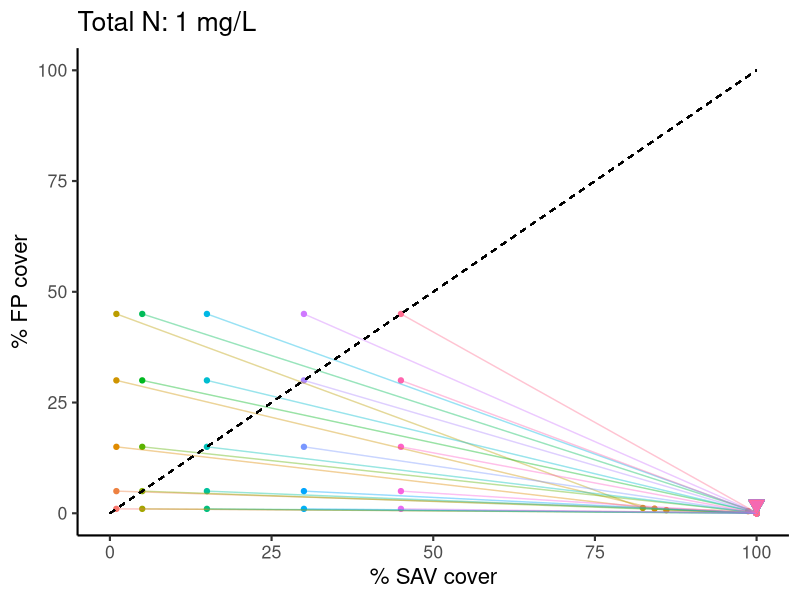
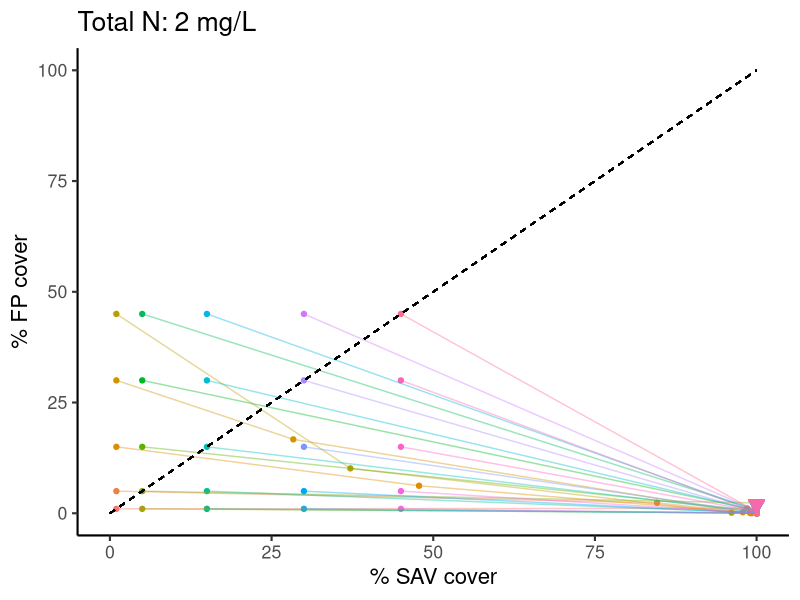
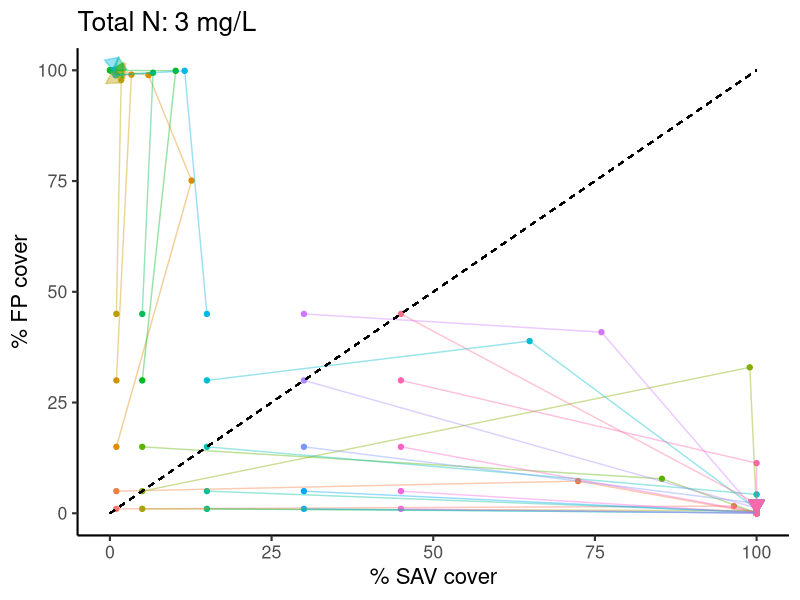
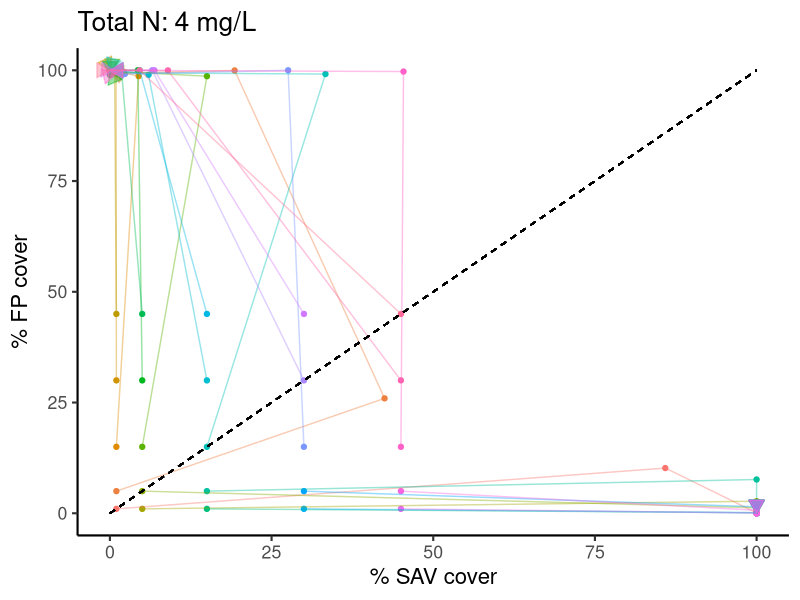
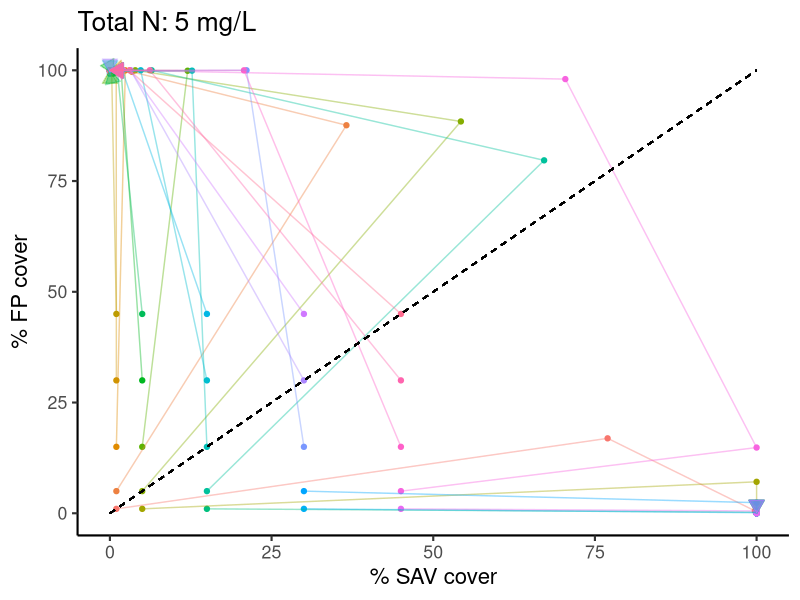
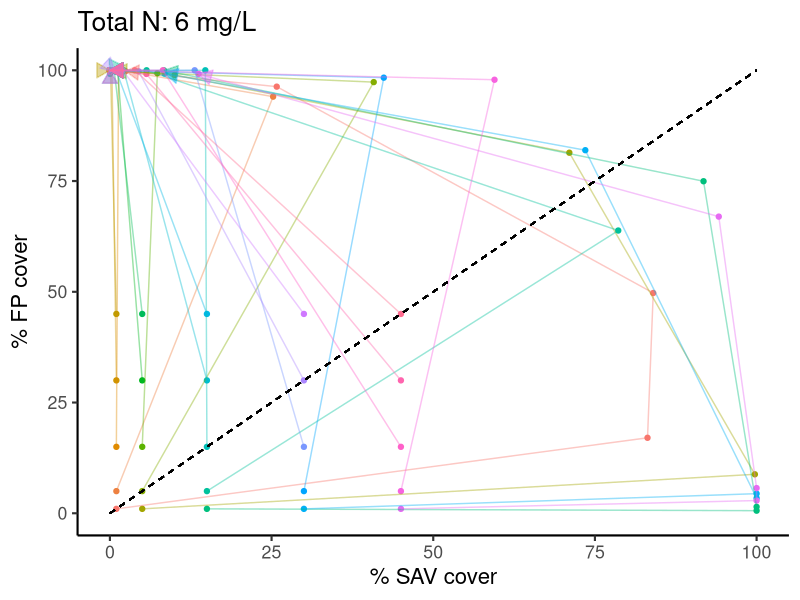
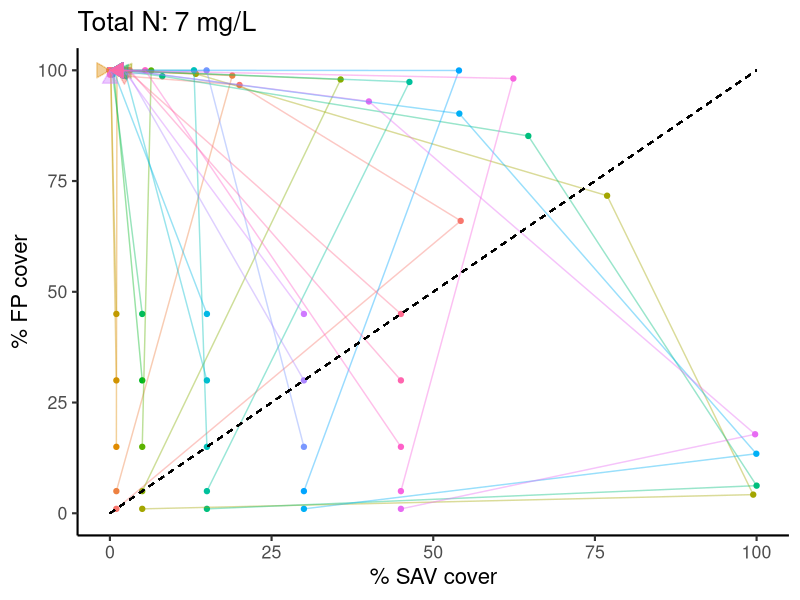
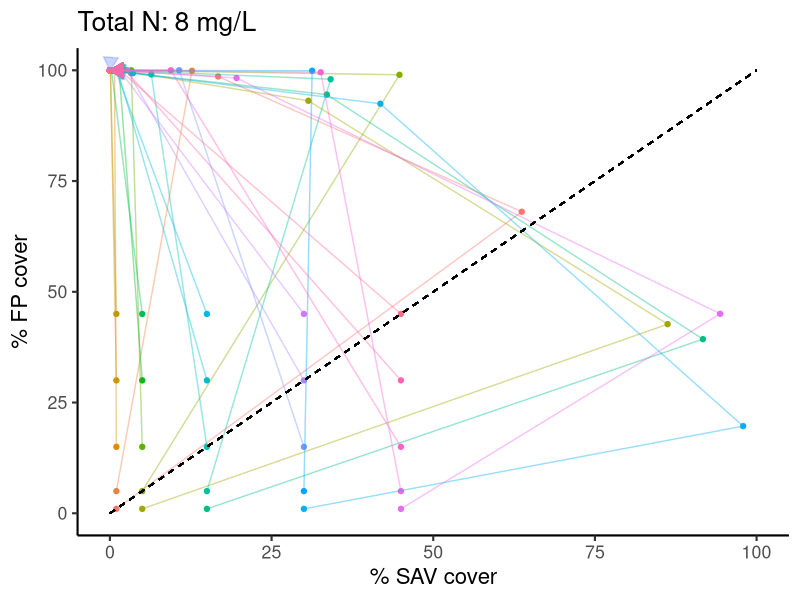

Source code (R) for these figures, in order:
#########################################################
# Plot trajectory of FP and SAV growth                  # 
#                                                       #
# By: Michael J. McCann                                 #
# Created: 7/24/2014                                    #
######################################################### 

library(ggplot2)
library(gridExtra)

# this assumes that if you split your simulation into multiple batches,
# that you've already combined them into one .csv file
# see "combine_output_files.R" for combining 

data <- read.csv("output_testing_nutrient_uptake.csv") # imports parameter  values for all simulations 
head(data)
nrow(data)
colnames(data)

#########################################
# Generate plot for each nutrient level #
#########################################
# For loop through variables to subset data 
for (i in unique(data$TOTALN)){
  
  temp_data <- subset(data, data$TOTALN == i)
  
  temp_data_reshape <- reshape(temp_data,
                        
                        varying = list(
                          
                          c("initial_perc_SAV_cover", 
                            "SAV_end_yr01",
                            "SAV_end_yr02",
                            "SAV_end_yr03",
                            "SAV_end_yr04"),
                          
                          c("initial_perc_FP_cover",
                            "FP_end_yr01",
                            "FP_end_yr02",
                            "FP_end_yr03",
                            "FP_end_yr04")
                        ),
                        
                        v.names = c("SAV_cover","FP_cover"),
                        timevar = "time",
                        times = c(0,1,2,3,4),
                        direction = "long"
  )
  
  # re-order data by id and time 
  temp_data_reshape <- temp_data_reshape[with(temp_data_reshape, order(id, time)), ]
  
  # plot it 
  temp_plot <- ggplot(temp_data_reshape, aes(x=SAV_cover,y=FP_cover,group=id,colour=as.factor(id))) 
  temp_plot <- temp_plot + geom_point() 
  temp_plot <- temp_plot + geom_path(arrow=arrow(type="closed",length=unit(0.15,"inches")),alpha=0.4)
  temp_plot <- temp_plot + xlab("% SAV cover")
  temp_plot <- temp_plot + ylab("% FP cover")
  temp_plot <- temp_plot + ylim(0,100)
  temp_plot <- temp_plot + xlim(0,100)
  temp_plot <- temp_plot + geom_segment(x=0,y=0,xend=100,yend=100, colour="black",linetype="dashed")
  temp_plot <- temp_plot + theme_classic(base_size=16)
  temp_plot <- temp_plot + theme(legend.position="none")
  temp_plot <- temp_plot + ggtitle(paste("Total N: ",i," mg/L",sep=""))
  temp_plot
    
  ggsave(file=paste("alt_states_plot",i,"TOTALN.jpg",sep="_"),temp_plot,height=6,width=6)

}

############################## 
# replot for a combined plot # 
############################## 
for (i in unique(data$TOTALN)){
  
  temp_data <- subset(data, data$TOTALN == i)
  
  temp_data_reshape <- reshape(temp_data,
                               
                               varying = list(
                                 
                                 c("initial_perc_SAV_cover", 
                                   "SAV_end_yr01",
                                   "SAV_end_yr02",
                                   "SAV_end_yr03",
                                   "SAV_end_yr04"),
                                 
                                 c("initial_perc_FP_cover",
                                   "FP_end_yr01",
                                   "FP_end_yr02",
                                   "FP_end_yr03",
                                   "FP_end_yr04")
                               ),
                               
                               v.names = c("SAV_cover","FP_cover"),
                               timevar = "time",
                               times = c(0,1,2,3,4),
                               direction = "long"
  )
  
  # re-order data by id and time 
  temp_data_reshape <- temp_data_reshape[with(temp_data_reshape, order(id, time)), ]
  
  # plot it 
  temp_plot <- ggplot(temp_data_reshape, aes(x=SAV_cover,y=FP_cover,group=id,colour=as.factor(id))) 
  temp_plot <- temp_plot + geom_point() 
  temp_plot <- temp_plot + geom_path(arrow=arrow(type="closed",length=unit(0.15,"inches")),alpha=0.4)
  temp_plot <- temp_plot + xlab("")
  temp_plot <- temp_plot + ylab("")
  temp_plot <- temp_plot + ylim(0,100)
  temp_plot <- temp_plot + xlim(0,100)
  temp_plot <- temp_plot + geom_segment(x=0,y=0,xend=100,yend=100, colour="black",linetype="dashed")
  temp_plot <- temp_plot + theme_classic(base_size=12)
  temp_plot <- temp_plot + theme(legend.position="none")
  temp_plot <- temp_plot + ggtitle(paste(i," mg/L",sep=""))
  temp_plot
  
  assign(paste("plot_",i,sep=""),temp_plot,envir = .GlobalEnv)  
}
########################## 
# Arrange plots into one # 
##########################

combined_plot <- arrangeGrob(plot_1,plot_2,plot_3,plot_4,plot_5,plot_6,plot_7,plot_8,plot_9,ncol=9)
combined_plot

ggsave("combined_alt_state_plots.jpg",combined_plot,height=2,width=16)



combined_plot2 <- arrangeGrob(plot_1,plot_4,plot_9,ncol=3)
combined_plot2

ggsave("combined_alt_state_plots_select_levels.jpg",combined_plot2,height=2,width=6)

